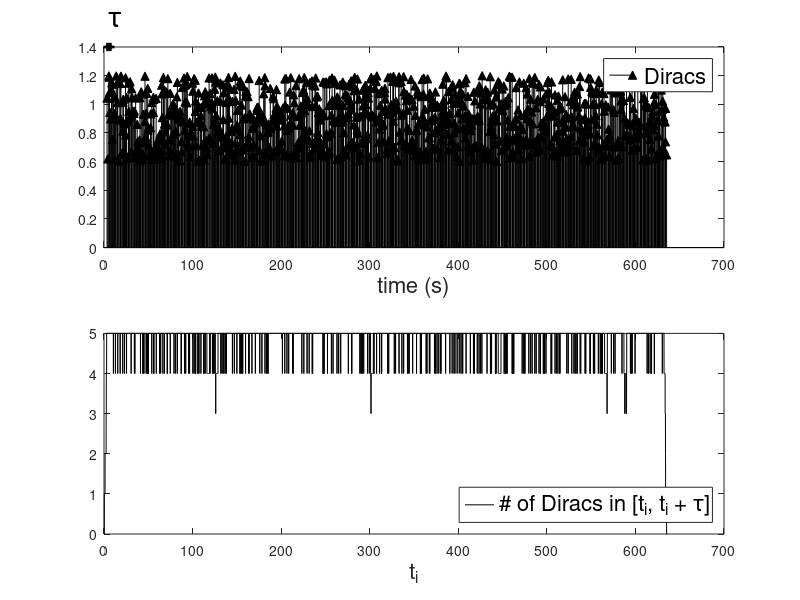

MATLAB code for this plot: (Note: this script raises an error after producing the figure.)

clc, clear all, close all
format longg

% Signal's characteristics
N_tot = 1000;
K_tot = 100;
K     = N_tot / (2*K_tot);
N     = 2 * K^2;
T     = 1 / 16;
tau   = N * T;
P     = 2*K-1;
L     = P + 1;

% Temporal resolution
TTs   = 64;
T_s   = T / TTs;
len   = N_tot * T;
t_vec = (0 : T_s : len)';
L_t   = length(t_vec);

err_threshold = 10^-6;

% % Generate stream of Diracs
% locs = generate_diracs_locations(K, tau, 16*T_s, len, 1);
% 
% % Remove Diracs located near the borders
% locs(locs<tau)            = [];
% locs(locs>t_vec(end)-tau) = [];
% 
% % Generate amplitude of the Diracs
% amps = .6 + .6 * rand(size(locs));
% 
% % Bind locations to temporal grid
% i_locs    = round(locs/T_s) + 1;
% locs      = t_vec(i_locs);

load('thousand_diracs.mat', 'locs', 'amps')

n0 = floor((locs(1)-tau)/T)-1;
nF = ceil((locs(end)+tau)/T+L);

t_vec = ( n0*T : T_s : nF*T )';
n_vec = ( n0 : nF )';
t_n   = n_vec*T;

%% Count the rate of Diracs per tau interval
K_tau = zeros(length(t_n(1:end-N)), 1);
it = 1;
for t0 = t_n(1:end-N)'
    tF = t0 + tau;
    
    idx = find(locs>t0 & locs<=tF);
    while length(idx) > K
        locs(idx(end)) = [];
        amps(idx(end)) = [];
        idx = find(locs>t0 & locs<=tF);
    end
    
    K_tau(it) = sum(locs>t0 & locs<=tF);
    it        = it + 1;
end

plot_figs = true;
if plot_figs
    font_size = 16;
    
    i0 = 1;
    iF = 50000;
    % Plot Diracs and number of Diracs within 'tau' intervals
    figure
    set(gcf, 'Position', [50 50 560 420])
    subplot(211)
    stem(locs, amps, '^k', 'fill')
    hold on
    plot([4 4+tau], [1.4 1.4], '+-k', 'LineWidth', 2)
    text(5, 1.6, '\tau', 'FontSize', 20);
    hdl = xlabel('time (s)');
    set(hdl, 'FontSize', font_size)
%     axis([t_vec(i0) t_vec(iF) -.2 1.8])
    hdl = legend('Diracs', 'Location', 'NorthEast');
    set(hdl, 'FontSize', font_size)
    subplot(212)
    plot(t_n(1:end-N)', K_tau, 'k')
    hdl = xlabel('t_i');
    set(hdl, 'FontSize', font_size)
    hdl = legend('# of Diracs in [t_i, t_i + \tau]', 'Location', 'SouthEast');
    set(hdl, 'FontSize', font_size)
%     axis([t_vec(i0) t_vec(iF) -1 1.2*K])
end

%% Generate temporal signal
i_locs    = round((locs-t_vec(1))/T_s) + 1;
x         = zeros(size(t_vec));
x(i_locs) = amps;

% Construct the sampling kernel
m            = 0:P;
gamma        = (2*pi) / (N-P);
alpha_0      = -1j * gamma * P / 2;
alpha_m      = alpha_0 + 1j * m * gamma;
[phi, t_phi] = generate_e_spline(alpha_m, T_s, T, 'anticausal');
L_phi        = length(phi);
phi          = real(phi);

% Exponential reproducing coefficients
c_m_n = get_c_m_n_exp(alpha_m, 1:N, phi, t_phi, T);

% Sampling kernel corresponds to the time reversed version of phi
h   = phi(end:-1:1);
t_h = -t_phi(end:-1:1);

% Compute y_n convolving x(t) and phi(-t/T) and sampling at t=nT
y_t   = conv(x, h);
y_t   = y_t(1:end-L_phi+1);
y_n   = y_t(1:T/T_s:end);

% Sequential processing
tk_vec     = [];
ak_vec     = [];
win_idx    = [];
locations  = [];
histogram  = [];
t_c        = [];
for ith = 1:length(t_n)-N
    
    t0 = t_n(ith);
    tF = t_n(ith) + tau;
    tT = tF - P*T; % => perfect recovery interval goes from t0 to tT
    
    true_locs = locs(locs>t0 & locs<tF);
    true_amps = amps(locs>t0 & locs<tF);
    sub_amps  = amps(locs>t0 & locs<=tT);
    
%     disp(['perf reconstr. (' num2str(t0) ', ' num2str(tT) '], tau = (' num2str(t0) ', ' num2str(tF) ']'])
%     [true_locs true_amps]
    
    % Obtain samples that correspond to this time interval
    yi_n = y_n(ith+1:ith+N);
    
    % Remove previously detected Diracs' contribution
    nA   = n_vec(ith+1);
    nB   = n_vec(ith) + N;
    tA   = nA*T + t_phi(1);
    tt   = round(tk_vec(tk_vec>tA & tk_vec<tF)/T_s)*T_s;
    aa   = ak_vec(tk_vec>tA & tk_vec<tF);
    yc_n = yi_n;
    if ~isempty(tt)
        yy              = get_phi_tk_n_mat(phi,t_phi,tt,nA:nB,T,T_s) * aa;
        yc_n(1:nB-nA+1) = yi_n(1:nB-nA+1) - yy;
    end
    
    % Compute the moments and construct matrix
    sc_m  = c_m_n * yc_n;
    S     = toeplitz(sc_m(round(P/2)+1:end), sc_m(round(P/2)+1:-1:1));
    k_est = rank(S);
    si_m  = c_m_n * yi_n;
    S2    = toeplitz(si_m(round(P/2)+1:end), si_m(round(P/2)+1:-1:1));
    k2    = rank(S2);
    
    % Oracle to get number of Diracs within the time interval
    k_tot = sum(locs>t0 & locs<tF);
    k_int = sum(locs>t0 & locs<=tT);
    k_det = sum(tk_vec>t0 & tk_vec<=tT);
    k     = k_int - k_det;

    if k > 0
        % Retrieve locations with annihilating filter
        [u_k b_k]      = locate_diracs(sc_m, k);
        p_u_k          = angle(u_k);
        p_u_k(p_u_k<0) = p_u_k(p_u_k<0) + 2*pi;
        t_k            = t_n(ith) + T * p_u_k(:) / gamma;
        
        % Retrieve locations with matrix pencil denoising
%         u_k            = acmp_p(sc_m, k, round(P/2), P, 1);
%         p_u_k          = angle(u_k);
%         p_u_k(p_u_k<0) = p_u_k(p_u_k<0) + 2*pi;
%         t_k            = T * p_u_k(:) / gamma;

        % Retrieve locations with Cadzow denoising
%         cad_it    = 5;
%         A_m       = toeplitz(sc_m(floor(length(sc_m)/2)+1:end), ...
%                            sc_m(floor(length(sc_m)/2)+1:-1:1));
%         A_m       = cadzow(A_m, K, cad_it);
%         sc_m      = [fliplr(A_m(1,:)) A_m(2:end,1).'];
%         sc_m      = sc_m.';
%         [u_k b_k] = locate_diracs(sc_m, K);
%         p_u_k          = angle(u_k);
%         p_u_k(p_u_k<0) = p_u_k(p_u_k<0) + 2*pi;
%         t_k            = T * p_u_k(:) / gamma;

        % Retrieve amplitudes with retrieved locations and samples y_n
        t_k     = round(t_k/T_s) * T_s;
        phi_mat = get_phi_tk_n_mat(phi, t_phi, t_k, ...
                                   nA:nB, T, T_s);
        a_k     = phi_mat \ yc_n;
        
        % Reconstruct samples from retrieved locations to check if it is
        % correct
        yyii_n = phi_mat * a_k;
        err    = sqrt((yc_n-yyii_n)' * (yc_n-yyii_n));
        Pyi    = yc_n' * yc_n / length(yc_n);
        
        % Sort locations
        [~, idx] = sort(t_k);
        t_k      = t_k(idx);
        a_k      = a_k(idx);
        
%         if tF > 243.7
%             disp(['perf reconstr. (' num2str(t0) ', ' num2str(tT) '], tau = (' num2str(t0) ', ' num2str(tF) ']'])
%             [true_locs [zeros(k_det,1);t_k;zeros(k_tot-k_int,1)] true_amps [zeros(k_det,1);a_k;zeros(k_tot-k_int,1)]]
%         end

        if Pyi > err_threshold && err < err_threshold
            tk_vec = [tk_vec; t_k];
            ak_vec = [ak_vec; a_k];
            
%             if tF > 243.7
%                 disp(['Dirac recovered. t_k = [' num2str(t_k') '], a_k = [' num2str(true_amps(k_det+1:end)') ']'])
%             end
        end

    end
    
end

%% Compare the detected spikes with the real spikes
num_sp   = length(locs);
hit_sp   = false(num_sp, 1);
sspp_ids = [];
sspp_cpy = tk_vec;
delta_t  = 50*T_s;
for ith_sp = 1 : num_sp
    t_i  = locs(ith_sp);
    inds = find(sspp_cpy > (t_i - delta_t/2) & sspp_cpy < (t_i + delta_t/2));
    
    if ~isempty(inds)
        hit_sp(ith_sp) = true;
        sspp_ids       = [sspp_ids; find(tk_vec == sspp_cpy(inds(1)))];
        
        % Remove this spike from detected spikes
        sspp_cpy(inds(1)) = [];
        
        if length(inds) > 1
            warning(['More than one spike detected in the neighbourhood of Dirac at ' num2str(t_i)]);
        end
    end
end

% Accuracy of detected spikes
hit_rate  = sum(hit_sp) / length(hit_sp) * 100;
false_pos = length(sspp_cpy);
if ~isempty(tk_vec)
    mse       = mean( (locs(hit_sp) - tk_vec(sspp_ids)).^2 );
    std_dev   = sqrt(mse);
end
disp('')
disp('++++++++++++++++++++++++++++++++++++++++++++++++++++++++++++++++++++++++++++')
disp(['Total number of real Diracs     : ' num2str(num_sp)])
disp(['Total number of detected Diracs : ' num2str(length(tk_vec))])
disp(['Real Diracs detected            : ' num2str(sum(hit_sp))])
if ~isempty(tk_vec)
    disp(['MSE of locations                : ' num2str(mse)])
    disp(['Std deviation of locations      : ' num2str(std_dev)])
end
disp(['Dirac detection rate            : ' num2str(hit_rate) '%'])
disp(['False positives                 : ' num2str(false_pos)])
disp(' ')


%% Plots
if plot_figs
    font_size = 16;
    marker_size = 10;
    
    t1 = tau;
    t2 = 12*tau;
    dt = t_vec(end) - t_vec(1);
    
    % Plot signal and samples
    figure
    set(gcf, 'Position', [100 100 560*4/5 420*4/5])
    stem(locs, amps, '^r', 'fill', 'MarkerSize', marker_size)
    hold on
    stem(tk_vec, ak_vec, 'pb', 'fill', 'MarkerSize', marker_size)
    plot([6 6+tau], [1.4 1.4], '+-k', 'LineWidth', 2)
    text(7.2, 1.5, '\tau', 'FontSize', 20);
    hdl = legend('Original Diracs', 'Reconstructed Diracs');
    set(hdl, 'FontSize', font_size)
    hdl = xlabel('Time (s)');
    set(hdl, 'FontSize', 16)
    axis([t1 t2 -.2 1.6])    
end
